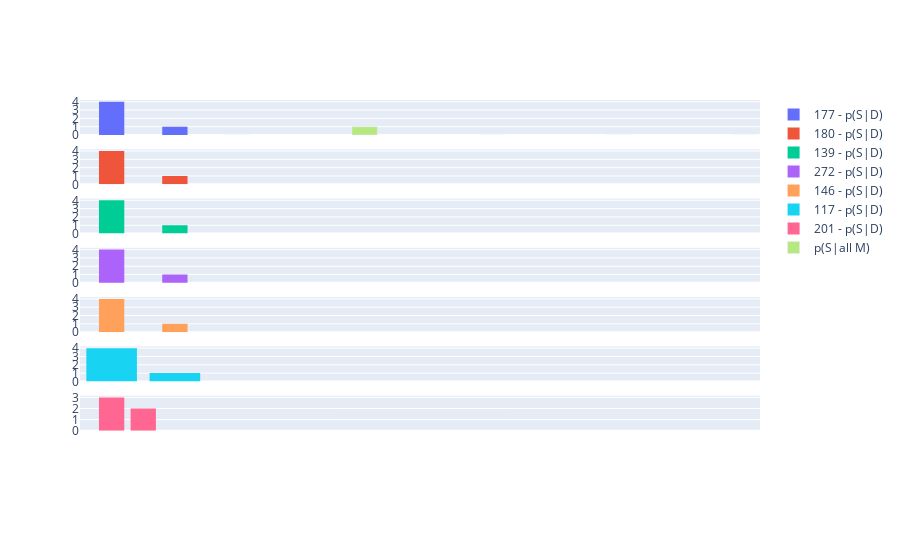

Write notebook code for a chart like this one.
### Code cell
p_S_given_M
S = mh.DiscreteVariableNode("AR change factor shape", 2, 10, 2)

fig = make_subplots(rows=len(p_S_given_M) + 1, cols=1, shared_xaxes=True)
# fig = make_subplots(1, cols=1, shared_xaxes=True)

p_S_given_all_M = np.ones(5)

for i, (idx, p_S) in enumerate(p_S_given_M):
    p_S_given_all_M *= p_S
    p_S_given_all_M = p_S_given_all_M / np.sum(p_S_given_all_M)
    fig.add_trace(
        # Add histogram
        go.Histogram(
            x=p_S,
            name=f"{idx} - p(S|D)",
            xbins=dict(
                
            )
        ),
        row=i + 1,
        col=1
    )

fig.add_trace(
    go.Bar(x=S.values, y=p_S_given_all_M, name="p(S|all M)"),
    row=1,
    col=1,
)
fig.show()

### Figure 1 — Plotly figure (JSON) as saved in the notebook; plotly's stock layout.template omitted (floating-point values rounded to 4 significant figures)
{"data": [{"name": "177 - p(S|D)", "type": "histogram", "x": [0.9309, 0.06116, 0.006643, 0.00106, 0.0002296], "xaxis": "x", "yaxis": "y"}, {"name": "180 - p(S|D)", "type": "histogram", "x": [0.9891, 0.01057, 0.0003212, 2.025e-05, 2.19e-06], "xaxis": "x2", "yaxis": "y2"}, {"name": "139 - p(S|D)", "type": "histogram", "x": [0.9796, 0.01959, 0.0007735, 5.605e-05, 6.675e-06], "xaxis": "x3", "yaxis": "y3"}, {"name": "272 - p(S|D)", "type": "histogram", "x": [0.9399, 0.05343, 0.005654, 0.000842, 0.0001638], "xaxis": "x4", "yaxis": "y4"}, {"name": "146 - p(S|D)", "type": "histogram", "x": [0.9999, 0.0001081, 6.687e-08, 1.797e-10, 1.514e-12], "xaxis": "x5", "yaxis": "y5"}, {"name": "117 - p(S|D)", "type": "histogram", "x": [1.0, 1.124e-05, 1.541e-09, 1.276e-12, 4.118e-15], "xaxis": "x6", "yaxis": "y6"}, {"name": "201 - p(S|D)", "type": "histogram", "x": [9.876e-25, 7.928e-06, 0.07378, 0.4964, 0.4298], "xaxis": "x7", "yaxis": "y7"}, {"name": "p(S|all M)", "type": "bar", "x": [2, 4, 6, 8, 10], "xaxis": "x", "y": [0.0001284, 0.9999, 1.089e-08, 1.769e-17, 2.26e-25], "yaxis": "y"}], "layout": {"xaxis": {"anchor": "y", "domain": [0, 1], "matches": "x8", "showticklabels": false}, "xaxis2": {"anchor": "y2", "domain": [0, 1], "matches": "x8", "showticklabels": false}, "xaxis3": {"anchor": "y3", "domain": [0, 1], "matches": "x8", "showticklabels": false}, "xaxis4": {"anchor": "y4", "domain": [0, 1], "matches": "x8", "showticklabels": false}, "xaxis5": {"anchor": "y5", "domain": [0, 1], "matches": "x8", "showticklabels": false}, "xaxis6": {"anchor": "y6", "domain": [0, 1], "matches": "x8", "showticklabels": false}, "xaxis7": {"anchor": "y7", "domain": [0, 1], "matches": "x8", "showticklabels": false}, "xaxis8": {"anchor": "y8", "domain": [0, 1]}, "yaxis": {"anchor": "x", "domain": [0.9078, 1.0]}, "yaxis2": {"anchor": "x2", "domain": [0.7781, 0.8703]}, "yaxis3": {"anchor": "x3", "domain": [0.6484, 0.7406]}, "yaxis4": {"anchor": "x4", "domain": [0.5188, 0.6109]}, "yaxis5": {"anchor": "x5", "domain": [0.3891, 0.4813]}, "yaxis6": {"anchor": "x6", "domain": [0.2594, 0.3516]}, "yaxis7": {"anchor": "x7", "domain": [0.1297, 0.2219]}, "yaxis8": {"anchor": "x8", "domain": [0, 0.09219]}}}
